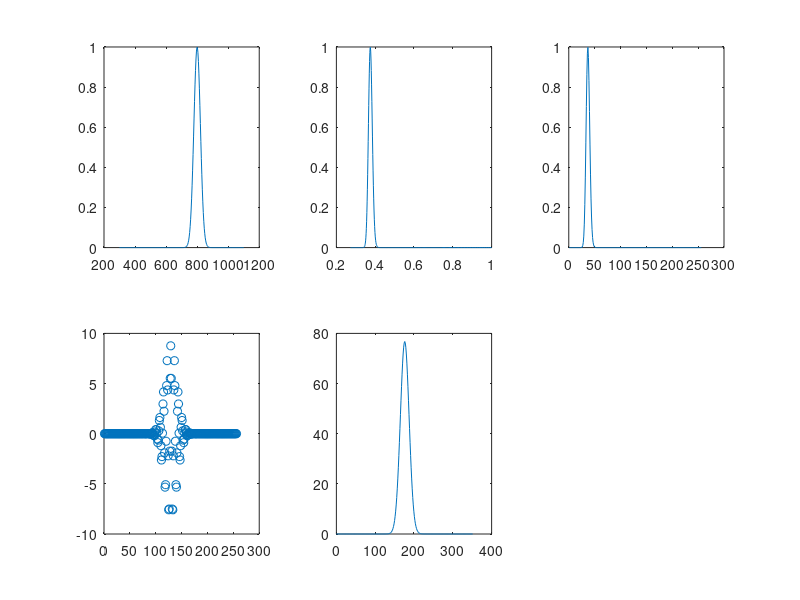

Write the MATLAB code that produced this figure.
cenWvl = 800;   % central wavelength [nm]
sigWvl = 15;    % sigma of spectrum [nm]
minWvl = 300;   % minimum wavelength [nm]
maxWvl = 1100;  % max. wavelength [nm]
pixN = 256;     % number of pixel

sigLsr = 50;    % sigma of laser pulse [fs]


wvl = [minWvl:(maxWvl-minWvl)/(pixN-1):maxWvl];   % wavelength [nm]
spcW = exp(-(wvl-cenWvl).^2/(2*sigWvl)^2);  % power spec of wavelength

frq = 299.8./wvl;    % frequency [PHz]
minFrq = min(frq); maxFrq = max(frq);   % min and max freq [PHz]
Dv = maxFrq - minFrq;           % Delta v
dv = Dv/(pixN-1);               % delta v
frqF = [minFrq:dv:maxFrq]; % frequency for FFT [PHz]
spcF = interp1(frq,spcW,frqF);  % spectrum for FFT []

spcT = fftshift(fft(spcF));
pSpcT = abs(spcT).^2;
dt = 1/(maxFrq - minFrq);       % dt [fs]
Dt = dt*(pixN-1);               % Dt [fs]
tim = [0:dt:Dt];

disp([dv Dv dt Dt])

figure(1)
subplot(2,3,1)
plot(wvl,spcW)
subplot(2,3,2)
plot(frq,spcW)
subplot(2,3,3)
plot(spcF)
subplot(2,3,4)
plot(real(spcT),'o')
subplot(2,3,5)
plot(tim,pSpcT)
